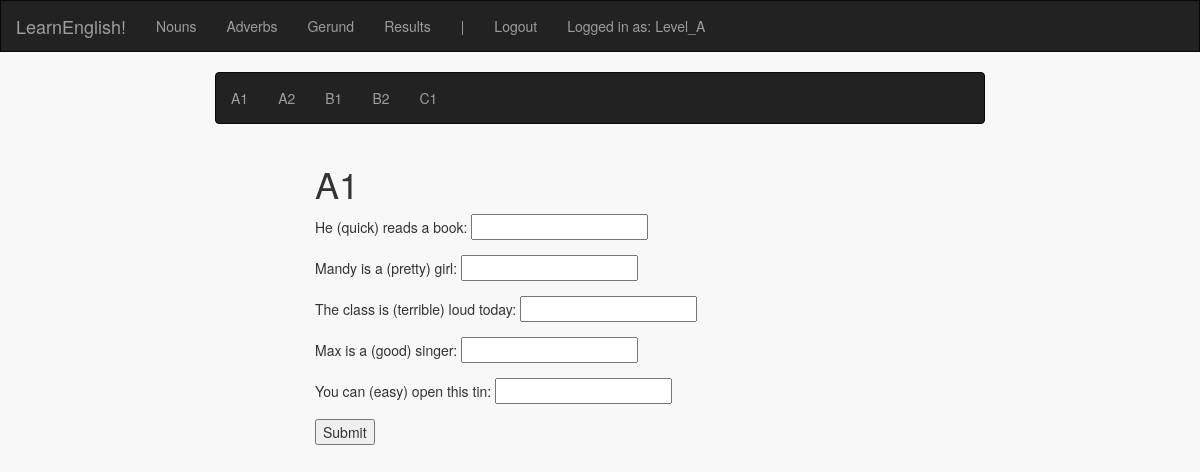
Screenshot of /adverbs/A1 (signed in) with the database file from the repository.
### english_exercises/models.py (models this page shows, shortened)
class OpenQuestion(db.Model):
    id = db.Column(db.Integer, primary_key=True)
    question = db.Column(db.String(80))
    answer = db.Column(db.String(80))
    category = db.Column(db.String(80))
    level = db.Column(db.String(80))

### english_exercises/views.py (the view, shortened to what this page needs)
@app.route("/adverbs")
@app.route("/adverbs/<level>", methods=['GET', 'POST'])
@login_required
def adverbs(level=None):
    if level == None:
        return render_template('adverbs/adverbs.html')
    else:
        if request.method == 'GET':
            if allowed_in_level(level, calculate_score(session['username'])):
                open_questions = OpenQuestion.query.filter_by(category='Adverbs').filter_by(level=level).all()
                return render_template('adverbs/' + level + '.html', level=level, questions=open_questions)
            else:
                return render_template('adverbs/locked.html')

### english_exercises/level_access.py (called while the page is built, shortened)
def calculate_score(username):
    if get_correct_answers(username) <= 0:
        return 0
    else:
        ratio = get_correct_answers(username) / (get_correct_answers(username) + get_incorrect_answers(username))
        score = get_correct_answers(username) * ratio
        if score < 0:
            return 0
        else:
            return round(score, 2)

def get_correct_answers(user_name):
    return User.query.filter_by(username=user_name).first().amountCorrect

def get_incorrect_answers(user_name):
    return User.query.filter_by(username=user_name).first().amountIncorrect

def allowed_in_level(level, score):
    if 'A' in level:
        return True

### english_exercises/views.py (called while the page is built)
def login_required(f):
    @wraps(f)
    def decorated_function(*args, **kwargs):
        if session.get('logged_in') is None:
            flash("You must be logged in for this feature")
            return redirect(url_for('login', next=request.url))
        return f(*args, **kwargs)
    return decorated_function

### english_exercises/templates/adverbs/A1.html
{% extends "adverbs/adverbs.html" %}
{% block form %}
<div class="col-xs-3"></div>
<div class="col-xs-6 center">
  <h1>{{level}}</h1>
  <form action="/adverbs/{{level}}" method="POST">
    {% for q in questions %}
        <div class="form-group form-inline">
                {{ q.question }} <input type="text" name="{{ q.id }}" />
        </div>
    {% endfor %}
    <input type="submit" value="Submit"/>
  </form>
</div>
<div class="col-xs-3"></div>
{% endblock %}

### english_exercises/static/style.css (style rules this page uses)
body { background-color: #f8f8f8 }

### rows the page displays
OpenQuestion: question "He (quick) reads a book:"
OpenQuestion: question "Mandy is a (pretty) girl:"
OpenQuestion: question "The class is (terrible) loud today:"
OpenQuestion: question "Max is a (good) singer:"
OpenQuestion: question "You can (easy) open this tin:"

### other values shown
{{ session['username'] }} "Level_A"
{{ level }} "A1"
